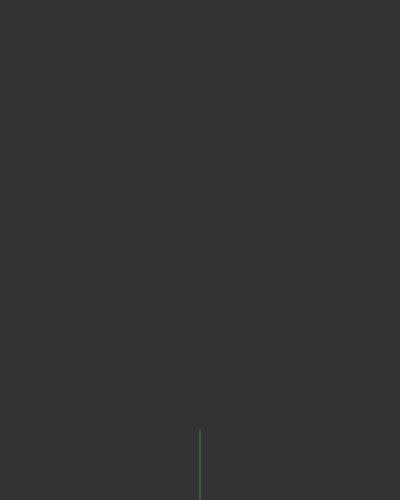
Frame 1 (no input)
Frame 60 (no input): identical to frame 1, image omitted
Frame 120 (the mouse pressed at the canvas centre since frame 60): identical to frame 1, image omitted

The p5.js sketch that drew this single still picture (run headless with seeded random() and noise() and a simulated clock; from frame 60 on, the mouse is pressed at the canvas centre):

// p5.js sketch
// ── sketch.js
// https://en.wikipedia.org/wiki/L-system
//
// Variables: F+-[]
// Axiom: F
// Rules: F → FF+[+F-F-F]-[-F+F+F]

var axiom = "F";
var rules = [];
var angle;
var sentence = "";
var len = 70;

rules[ 0 ] = {
  a: "F",
  b: "FF+[+F-F-F]-[-F+F+F]"
}

function generate() {
  len = len * 0.5;
  var nextSentence = "";
  for ( var i = 0; i < sentence.length; i++ ) {
    var current = sentence.charAt( i );
    var found = false;
    for ( var r = 0; r < rules.length; r++ ) {
      if ( current == rules[ r ].a ) {
        found = true;
        nextSentence += rules[ r ].b;
        break;
      }
    }
    if ( !found ) {
      nextSentence += current;
    }
  } 
  sentence = nextSentence;
  createP( sentence );
  turtle();
}

function turtle() {
  // interpret Text as a Turtle Draw engine would
  // + = turn right, - = turn left
  // brackets = save where you were / restore and carry on
  background( 51 );
  resetMatrix();
  translate( width / 2, height );
  stroke( 80, 255, 150, 100 );

  for ( var i = 0; i < sentence.length; i++ ) {
    var current = sentence.charAt( i );

    if ( current == "F" ) {
      line( 0, 0, 0, -len );
      translate( 0, -len );
      console.log( "line" );
    } else if ( current == "+" ) {
      rotate( angle );
      console.log( "right" );
    } else if ( current == "-" ) {
      rotate( -angle );
      console.log( "left" );
    } else if ( current == "[" ) {
      push();
      console.log( "push" );
    } else if ( current == "]" ) {
      pop();
      console.log( "pop" );
    }
  }
}
function setup() {
  createCanvas( 400, 500);
  background( 51 );
  createP( axiom );
  sentence = axiom;
  angle = radians( 25 );;
  turtle();
  var button = createButton( "generate" );
  button.mousePressed( generate );
}

function draw() {
}
